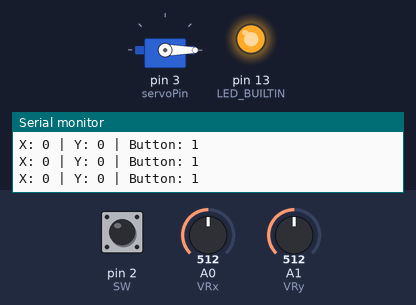
Bench run of a sketch on a simulated Arduino Uno, built with avr-gcc and run on an emulated ATmega328P. Shown: servo, output pins drawn as LEDs (lit = HIGH), the last lines printed to the serial monitor. Inputs (shaded band) come from the test bench; at power-on: A0 (VRx) = 512, pin 2 (SW) HIGH, A1 (VRy) = 512.

Above: at 1.2 s.
1.3 s: A0 (VRx) set to 603
2.8 s: A0 (VRx) set to 622
At 3.9 s:
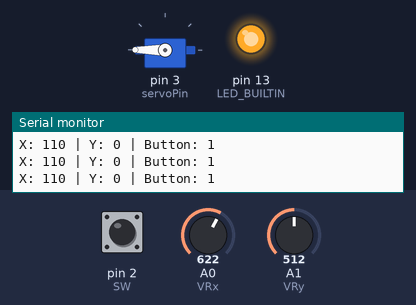
4.3 s: pin 2 (SW) pulled LOW for 0.15 s
At 4.43 s:
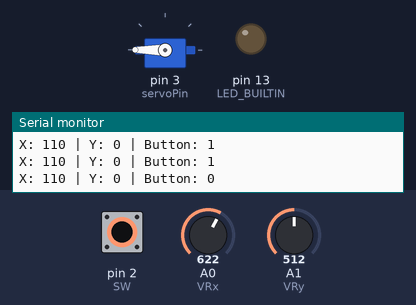
6.0 s: pin 2 (SW) pulled LOW for 3.2 s
At 10.7 s:
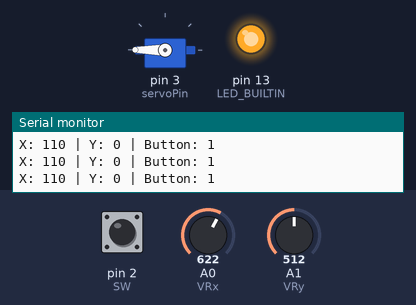
12.2 s: A0 (VRx) set to 511
At 12.7 s:
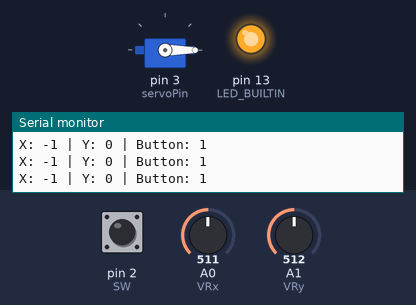
13.7 s: pin 2 (SW) pulled LOW for 1 s
At 14.1 s:
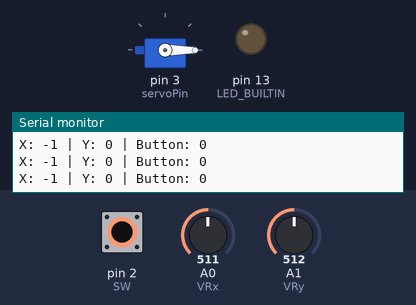
Timing chart, 0 to 16.7 s (numbered marks = the images above; inputs shaded):
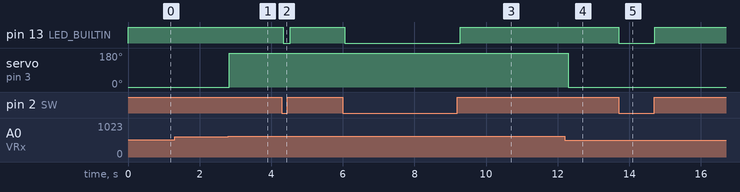

The sketch:

joystick_servo.ino
```cpp
#include <Servo.h>

Servo Servo1;
int servoPin = 3;

int VRx = A0;
int VRy = A1;
int SW = 2;

int xPosition = 0;
int yPosition = 0;
int SW_state = 0;
int mapX = 0;
int mapY = 0;

void setup() {
  Serial.begin(9600);

  pinMode(VRx, INPUT);
  pinMode(VRy, INPUT);
  pinMode(SW, INPUT_PULLUP);

  pinMode(LED_BUILTIN, OUTPUT);
  Servo1.attach(servoPin);
}

void loop() {
  xPosition = analogRead(VRx);
  yPosition = analogRead(VRy);
  SW_state = digitalRead(SW);
  mapX = map(xPosition, 0, 1023, -512, 512);
  mapY = map(yPosition, 0, 1023, -512, 512);

  Serial.print("X: ");
  Serial.print(mapX);
  Serial.print(" | Y: ");
  Serial.print(mapY);
  Serial.print(" | Button: ");
  Serial.println(SW_state);

  if ((abs(mapX) > 100 and abs(mapY) > 100) or (abs(mapX) < 100 and abs(mapY) < 100)){
    Servo1.write(0);
  }
  else{
    Servo1.write(180);
  }

// Push Joystick's Button to turn LED Off

  if (SW_state == 1){
    digitalWrite(LED_BUILTIN, HIGH);
  }
  else{
    digitalWrite(LED_BUILTIN, LOW);
  }

  delay(100);
}
```

Measured:
- the behaviour switches between 611 and 612 on A0 (VRx) (found by bisection; images 0 and 1)
- after the input at 2.8 s, servo on pin 3 (servoPin): 0° → 180° at once
- after the input at 4.3 s, pin 13 (LED_BUILTIN): HIGH → LOW at once, → HIGH 0.20 s later
- after the input at 6.0 s, pin 13 (LED_BUILTIN): HIGH → LOW after 0.05 s, → HIGH 3.2 s later
- after the input at 12.2 s, servo on pin 3 (servoPin): 180° → 0° after 0.10 s
- after the input at 13.7 s, pin 13 (LED_BUILTIN): HIGH → LOW at once, → HIGH 1.0 s later
